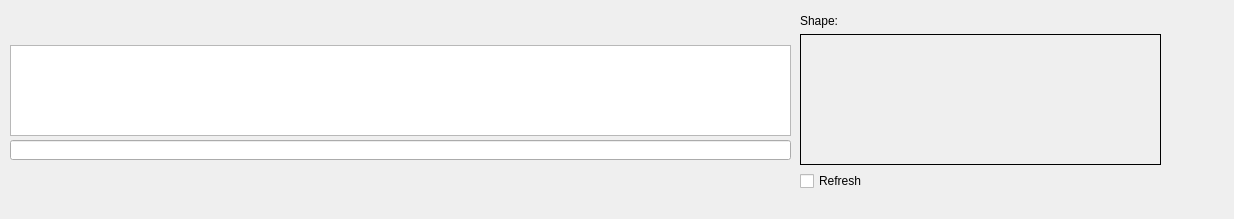
<?xml version="1.0" encoding="UTF-8"?>
<ui version="4.0">
 <class>CADDigitizeDockWidgetBase</class>
 <widget class="QDockWidget" name="CADDigitizeDockWidgetBase">
  <property name="geometry">
   <rect>
    <x>0</x>
    <y>0</y>
    <width>1234</width>
    <height>219</height>
   </rect>
  </property>
  <property name="styleSheet">
   <string notr="true"/>
  </property>
  <property name="windowTitle">
   <string>CADDigitize</string>
  </property>
  <widget class="QWidget" name="dockWidgetContents">
   <property name="sizePolicy">
    <sizepolicy hsizetype="Expanding" vsizetype="Preferred">
     <horstretch>0</horstretch>
     <verstretch>0</verstretch>
    </sizepolicy>
   </property>
   <widget class="QLabel" name="ToolInfo">
    <property name="enabled">
     <bool>false</bool>
    </property>
    <property name="geometry">
     <rect>
      <x>10</x>
      <y>170</y>
      <width>781</width>
      <height>16</height>
     </rect>
    </property>
    <property name="text">
     <string/>
    </property>
   </widget>
   <widget class="QLineEdit" name="ToolCMD">
    <property name="enabled">
     <bool>true</bool>
    </property>
    <property name="geometry">
     <rect>
      <x>10</x>
      <y>140</y>
      <width>781</width>
      <height>20</height>
     </rect>
    </property>
   </widget>
   <widget class="QTextBrowser" name="textBrowser">
    <property name="enabled">
     <bool>true</bool>
    </property>
    <property name="geometry">
     <rect>
      <x>10</x>
      <y>45</y>
      <width>781</width>
      <height>91</height>
     </rect>
    </property>
   </widget>
   <widget class="QLabel" name="ShapeInfo">
    <property name="geometry">
     <rect>
      <x>800</x>
      <y>34</y>
      <width>361</width>
      <height>131</height>
     </rect>
    </property>
    <property name="frameShape">
     <enum>QFrame::Box</enum>
    </property>
    <property name="text">
     <string/>
    </property>
   </widget>
   <widget class="QCheckBox" name="chk_refresh">
    <property name="geometry">
     <rect>
      <x>800</x>
      <y>171</y>
      <width>361</width>
      <height>20</height>
     </rect>
    </property>
    <property name="text">
     <string>Refresh</string>
    </property>
   </widget>
   <widget class="QLabel" name="label">
    <property name="geometry">
     <rect>
      <x>800</x>
      <y>11</y>
      <width>361</width>
      <height>20</height>
     </rect>
    </property>
    <property name="text">
     <string>Shape:</string>
    </property>
   </widget>
   <widget class="QWidget" name="horizontalLayoutWidget">
    <property name="geometry">
     <rect>
      <x>10</x>
      <y>10</y>
      <width>781</width>
      <height>31</height>
     </rect>
    </property>
    <layout class="QHBoxLayout" name="shapeOptionsLayout"/>
   </widget>
  </widget>
 </widget>
 <resources/>
 <connections/>
</ui>
